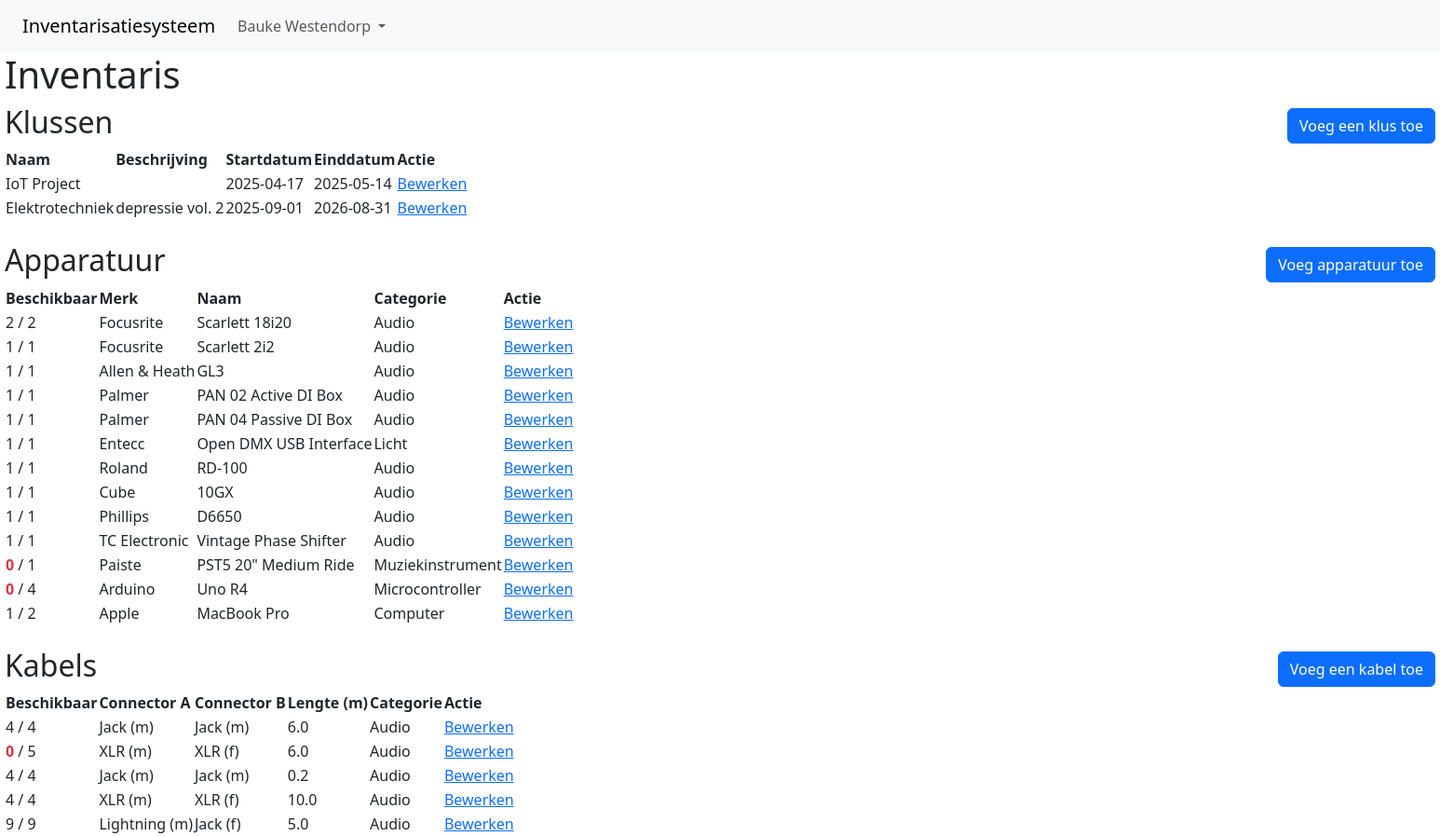
Screenshot of / (signed in) with the database file from the repository.
### models.py (models this page shows, shortened)
class User(db.Model, UserMixin):
    id = db.Column(db.Integer, primary_key=True)
    username = db.Column(db.String(60), unique=True, nullable=False)
    email = db.Column(db.String(120), unique=True, nullable=False)
    password = db.Column(db.String(60), nullable=False)

class Job(db.Model):
    id = db.Column(db.Integer, primary_key=True)
    name = db.Column(db.String(100), nullable=False)
    description = db.Column(db.String(5000), nullable=True)
    start_date = db.Column(db.Date, nullable=False)
    end_date = db.Column(db.Date, nullable=False)

class Equipment(db.Model):
    id = db.Column(db.Integer, primary_key=True)
    name = db.Column(db.String(100), nullable=False)
    brand = db.Column(db.String(100), nullable=False)
    category_id = db.Column(db.Integer, db.ForeignKey('category.id'), nullable=False)
    category = db.relationship('Category', foreign_keys=[category_id])
    count = db.Column(db.Integer, nullable=False)
    def available_count(self):
        linked_equipment_jobs = db.session.query(EquipmentJob).filter_by(equipment_id=self.id).all()
        used = 0
        for ej in linked_equipment_jobs:
            used += ej.count
        return self.count - used

class Category(db.Model):
    id = db.Column(db.Integer, primary_key=True)
    name = db.Column(db.String(100), nullable=False)

class EquipmentJob(db.Model):
    equipment_id = db.Column(db.Integer, db.ForeignKey('equipment.id'), primary_key=True, nullable=False)
    equipment = db.relationship('Equipment', foreign_keys=[equipment_id])
    job_id = db.Column(db.Integer, db.ForeignKey('job.id'), primary_key=True, nullable=False)
    job = db.relationship('Job', foreign_keys=[job_id])
    count = db.Column(db.Integer, nullable=False)

class Cable(db.Model):
    id = db.Column(db.Integer, primary_key=True)
    length = db.Column(db.Float, nullable=False)
    conn_a_id = db.Column(db.Integer, db.ForeignKey('connector.id'), nullable=False)
    conn_a = db.relationship('Connector', foreign_keys=[conn_a_id])
    conn_b_id = db.Column(db.Integer, db.ForeignKey('connector.id'), nullable=False)
    conn_b = db.relationship('Connector', foreign_keys=[conn_b_id])
    category_id = db.Column(db.Integer, db.ForeignKey('category.id'), nullable=False)
    category = db.relationship('Category', foreign_keys=[category_id])
    count = db.Column(db.Integer, nullable=False)
    def available_count(self):
        linked_cable_jobs = db.session.query(CableJob).filter_by(cable_id=self.id).all()
        used = 0
        for cj in linked_cable_jobs:
            used += cj.count
        return self.count - used

class Connector(db.Model):
    id = db.Column(db.Integer, primary_key=True)
    name = db.Column(db.String(100), nullable=False)
    is_male = db.Column(db.Boolean, nullable=False)
    def gender_label(self):
        if self.is_male:
            return 'm'
        else:
            return 'f'

class CableJob(db.Model):
    cable_id = db.Column(db.Integer, db.ForeignKey('cable.id'), primary_key=True, nullable=False)
    cable = db.relationship('Cable', foreign_keys=[cable_id])
    job_id = db.Column(db.Integer, db.ForeignKey('job.id'), primary_key=True, nullable=False)
    job = db.relationship('Job', foreign_keys=[job_id])
    count = db.Column(db.Integer, nullable=False)

### routes.py (the view)
@app.route("/")
@login_required
def index():
    jobs = Job.query.all()
    cables = Cable.query.all()
    equipment = Equipment.query.all()
    return render_template('index.html', title="Inventaris", equipment=equipment, cables=cables, jobs=jobs)

### app.py (called while the page is built)
@app.before_request
def create_tables():
    db.create_all()

### models.py (called while the page is built)
@login_manager.user_loader
def load_user(user_id):
    return User.query.get(int(user_id))

### templates/index.html (shortened to what this page needs)
{% extends "base.html" %}
{% block head_includes %}
<link rel="stylesheet" href="https://cdn.jsdelivr.net/npm/bootstrap-icons@1.11.3/font/bootstrap-icons.css"/>
<link rel="stylesheet" href="https://cdn.jsdelivr.net/npm/bootstrap-icons@1.11.3/font/bootstrap-icons.css"/>
<link rel="stylesheet" href="https://cdn.jsdelivr.net/npm/bootstrap-table@1.24.0/dist/bootstrap-table.min.css"/>
{% endblock %}
{% block content %}
<h1>Inventaris</h1>
<section>
    <div id="jobs-toolbar" class="d-flex justify-content-between align-items-center">
        <h2 class="me-3">Klussen</h2>
        <a class="btn btn-primary" href="/job/add" role="button">Voeg een klus toe</a>
    </div>
    <table
        data-toggle="table"
        data-search="true"
        data-show-columns="true"
        data-toolbar="#jobs-toolbar"
        data-search="true"
        data-show-columns="true"
        data-show-columns-toggle-all="true"
        data-minimum-count-columns="2"
        data-pagination="true"
        data-id-field="id"
        data-page-list="[10, 25, 50, 100, all]"
        data-sortable="true"
    >
        <thead>
            <th data-field="name" data-custom-attribute="name" data-sortable="true">
                Naam
            </th>
            <th data-field="description" data-custom-attribute="description">
                Beschrijving
            </th>
            <th data-field="start_date" data-custom-attribute="start_date" data-sortable="true">
                Startdatum
            </th>
            <th data-field="end_date" data-custom-attribute="end_date" data-sortable="true">
                Einddatum
            </th>
            <th data-field="action" data-custom-attribute="action">
                Actie
            </th>
        </thead>
        <tbody>
            {% for j in jobs %}
            <tr id="{{ j.id }}" class="tr-class-1">
                <td data-text="{{ j.name }}">{{ j.name }}</td>
                <td data-text="{{ j.description }}">{{ j.description }}</td>
                <td data-text="{{ j.start_date }}">{{ j.start_date }}</td>
                <td data-text="{{ j.end_date }}">{{ j.end_date }}</td>
                <td><a href="job/{{ j.id }}/edit">Bewerken</a></td>
            </tr>
            {% endfor %}
        </tbody>
    </table>
</section>
<section class="mt-4">
    <div id="equipment-toolbar" class="d-flex justify-content-between align-items-center">
        <h2 class="me-3">Apparatuur</h2>
        <a class="btn btn-primary" href="/equipment/add" role="button">Voeg apparatuur toe</a>
    </div>
    <table
        data-toggle="table"
        data-search="true"
        data-show-columns="true"
        data-toolbar="#equipment-toolbar"
        data-search="true"
        data-show-columns="true"
        data-show-columns-toggle-all="true"
        data-minimum-count-columns="2"
        data-pagination="true"
        data-id-field="id"
        data-page-list="[10, 25, 50, 100, all]"
        data-sortable="true"
    >
        <thead>
            <th data-width="1rem" data-field="count" data-custom-attribute="count" data-sortable="true">
                Beschikbaar
            </th>
            <th data-field="brand" data-custom-attribute="brand" data-sortable="true">
                Merk
            </th>
            <th data-field="name" data-custom-attribute="name" data-sortable="true">
                Naam
            </th>
            <th data-field="category" data-custom-attribute="category" data-sortable="true">
                Categorie
            </th>
            <th data-field="action" data-custom-attribute="action">
                Actie
            </th>
        </thead>
        <tbody>
            {% for e in equipment %}
            <tr id="{{ e.id }}" class="tr-class-1">
                <td>
                    <span class="{{ 'text-danger fw-bold' if e.available_count() == 0 else '' }}">
                        {{ e.available_count() }}
                    </span>
                    /
                    <span> {{ e.count }} </span>
                </td>
                <td data-text="{{ e.brand }}">{{ e.brand }}</td>
                <td data-text="{{ e.name }}">{{ e.name }}</td>
                <td data-text="{{ e.category.name }}">{{ e.category.name }}</td>
                <td><a href="equipment/{{ e.id }}/edit">Bewerken</a></td>
            </tr>
            {% endfor %}
        </tbody>
    </table>
</section>
<section class="mt-4">
    <div id="cables-toolbar" class="d-flex justify-content-between align-items-center">
        <h2 class="me-3">Kabels</h2>
        <a class="btn btn-primary" href="/cable/add" role="button">Voeg een kabel toe</a>
    </div>
    <table
        data-toggle="table"
        data-search="true"
        data-show-columns="true"
        data-toolbar="#cables-toolbar"
        data-search="true"
        data-show-columns="true"
        data-show-columns-toggle-all="true"
        data-minimum-count-columns="2"
        data-pagination="true"
        data-id-field="id"
        data-page-list="[10, 25, 50, 100, all]"
        data-sortable="true"
    >
        <thead>
            <th
                data-field="count"
                data-custom-attribute="count"
                data-sortable="true"
            >
                Beschikbaar
            </th>
            <th
                data-field="conn-a"
                data-custom-attribute="conn_a"
                data-sortable="true"
            >
                Connector A
            </th>
            <th
                data-field="conn-b"
                data-custom-attribute="conn_b"
                data-sortable="true"
            >
                Connector B
            </th>
            <th
                data-field="length"
                data-custom-attribute="length"
                data-sortable="true"
            >
                Lengte (m)
            </th>
            <th
                data-field="category"
                data-custom-attribute="category"
                data-sortable="true"
            >
                Categorie
            </th>
            <th data-field="action" data-custom-attribute="action">Actie</th>
        </thead>
        <tbody>
            {% for c in cables %}
            <tr id="{{ c.id }}" class="tr-class-1">
                <td>
                    <span
                        class="{{ 'text-danger fw-bold' if c.available_count() == 0 else '' }}"
                    >
                        {{ c.available_count() }}
                    </span>
                    /
                    <span> {{ c.count }} </span>
                </td>
                <td data-value="{{ c.conn_a_id }}">
                    {{ c.conn_a.name }} ({{ c.conn_a.gender_label() }})
                </td>
                <td data-value="{{ c.conn_b_id }}">
                    {{ c.conn_b.name }} ({{ c.conn_b.gender_label() }})
                </td>
                <td data-value="{{ c.length }}">{{ c.length }}</td>
                <td data-text="{{ c.category.name }}">{{ c.category.name }}</td>
                <td><a href="cable/{{ c.id }}/edit">Bewerken</a></td>
            </tr>
            {% endfor %}
        </tbody>
    </table>
</section>
{% endblock %}

### templates/base.html (shortened to what this page needs)
<!doctype html>
<html lang="en">
    <head>
        <link
            href="https://cdn.jsdelivr.net/npm/bootstrap@5.3.3/dist/css/bootstrap.min.css"
            rel="stylesheet"
        />
        <link rel="stylesheet" href="{{ url_for('static', filename='main.css') }}">
        {% block head_includes %}
        {% endblock %}
    </head>
    <body>
        <nav class="px-4 py-2 navbar navbar-expand-lg navbar-light bg-light">
            <a class="navbar-brand" href="/">Inventarisatiesysteem</a>
            <div class="collapse navbar-collapse">
                <ul class="navbar-nav ml-auto">
                    {% if current_user.is_authenticated %}
                        <li class="nav-item dropdown">
                            <a class="nav-link dropdown-toggle"
                                href="#"
                                id="navbarDropdown"
                                role="button"
                                data-bs-toggle="dropdown"
                                aria-haspopup="true"
                                aria-expanded="false"
                            >
                                {{ current_user.username }}
                            </a>
                        </li>
                    {% else %}
                        <li class="nav-item">
                            <a class="nav-link" href="/login">Login</a>
                        </li>
                    {% endif %}
                </ul>
            </div>
        </nav>
        <div id="page">
            {% block content %} {% endblock %}
        </div>
    </body>
</html>

### static/main.css (style rules this page uses)
#page { width: 96rem; margin: 0 auto; }

### rows the page displays
User: username "Bauke Westendorp"
Job: name "IoT Project", start_date "2025-04-17", end_date "2025-05-14"
Job: name "Elektrotechniek", description "depressie vol. 2", start_date "2025-09-01", end_date "2026-08-31"
Equipment: available_count "2", count "2", brand "Focusrite", name "Scarlett 18i20", category.name "Audio"
Equipment: available_count "1", count "1", brand "Focusrite", name "Scarlett 2i2", category.name "Audio"
Equipment: available_count "1", count "1", brand "Allen & Heath", name "GL3", category.name "Audio"
Equipment: available_count "1", count "1", brand "Palmer", name "PAN 02 Active DI Box", category.name "Audio"
Equipment: available_count "1", count "1", brand "Palmer", name "PAN 04 Passive DI Box", category.name "Audio"
Equipment: available_count "1", count "1", brand "Entecc", name "Open DMX USB Interface", category.name "Licht"
Equipment: available_count "1", count "1", brand "Roland", name "RD-100", category.name "Audio"
Equipment: available_count "1", count "1", brand "Cube", name "10GX", category.name "Audio"
Equipment: available_count "1", count "1", brand "Phillips", name "D6650", category.name "Audio"
Equipment: available_count "1", count "1", brand "TC Electronic", name "Vintage Phase Shifter", category.name "Audio"
Equipment: available_count "0", count "1", brand "Paiste", name "PST5 20\" Medium Ride", category.name "Muziekinstrument"
Equipment: available_count "0", count "4", brand "Arduino", name "Uno R4", category.name "Microcontroller"
Equipment: available_count "1", count "2", brand "Apple", name "MacBook Pro", category.name "Computer"
Cable: available_count "4", count "4", {{ c.conn_a_id }} 1 (drawn), conn_a.name "Jack", conn_a.gender_label "m", {{ c.conn_b_id }} 1 (drawn), conn_b.name "Jack", conn_b.gender_label "m", length "6.0", category.name "Audio"
Cable: available_count "0", count "5", {{ c.conn_a_id }} 4 (drawn), conn_a.name "XLR", conn_a.gender_label "m", {{ c.conn_b_id }} 3 (drawn), conn_b.name "XLR", conn_b.gender_label "f", length "6.0", category.name "Audio"
Cable: available_count "4", count "4", {{ c.conn_a_id }} 1 (drawn), conn_a.name "Jack", conn_a.gender_label "m", {{ c.conn_b_id }} 1 (drawn), conn_b.name "Jack", conn_b.gender_label "m", length "0.2", category.name "Audio"
Cable: available_count "4", count "4", conn_a.name "XLR", conn_a.gender_label "m", {{ c.conn_b_id }} 3 (drawn), conn_b.name "XLR", conn_b.gender_label "f", length "10.0", category.name "Audio"
Cable: available_count "9", count "9", {{ c.conn_a_id }} 6 (drawn), conn_a.name "Lightning", conn_a.gender_label "m", {{ c.conn_b_id }} 2 (drawn), conn_b.name "Jack", conn_b.gender_label "f", length "5.0", category.name "Audio"
